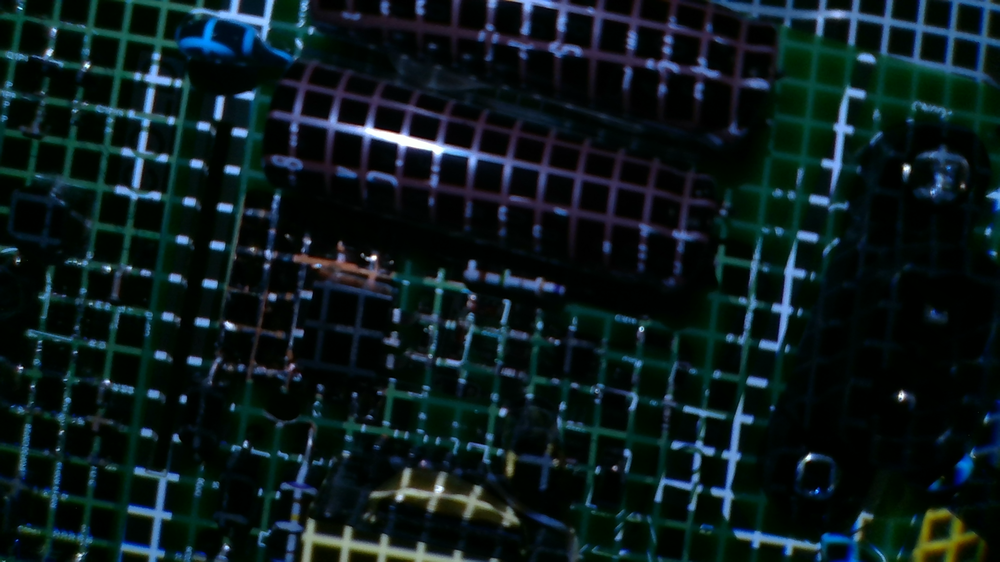
#> input picture src/moveit_tutorials/_scripts/practice/kensyo_desired_image.png, 1000 x 562 px, shrunk from 1920 x 1080 before the run
$ python hist.py
#> lines starting #> are read from the running program, lines starting #| are printed output that depends on the picture
#!/usr/bin/env python
#coding: UTF-8

import cv2
import numpy as np
from matplotlib import pyplot as plt

# img = cv2.imread('./desired_image.png')
img = cv2.imread('./kensyo_desired_image.png')
#> img is the input picture: shape (562, 1000, 3); mean B, G, R 29.4, 26.7, 12.7
# [17 lines of commented-out code are left out]

hist_cv = cv2.calcHist([img], [0], None, [256], [0, 256])
#> hist_cv = 256 values, max 90996 at index 0, min 78 at index 236, mean 2195.3

plt.plot(hist_cv)

plt.savefig('./hist.png')
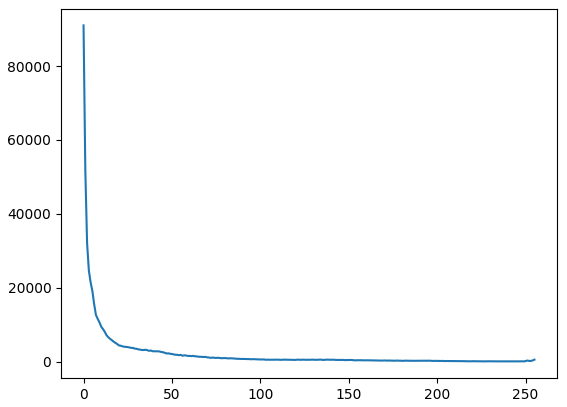
#> figure drawn by matplotlib, 1 panel; curve peaks at x = 0, y = 90996

plt.show()
# print(img[:,:,0])
# print(img[:,:,1])
# print(img[:,:,2])
###これでプリントしたら全部同じ行列出てた

#####UIカメラのカラーモードmono8だしimgmsg_to_cv2もオプションmono8にしてるけど
#####画像が3チャンネルで出力されてた
